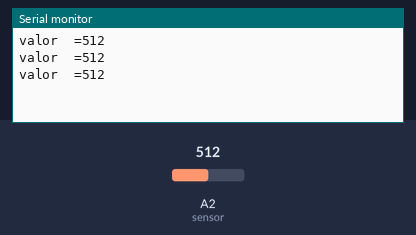
Bench run of a sketch on a simulated Arduino Uno, built with avr-gcc and run on an emulated ATmega328P. Shown: the last lines printed to the serial monitor. The test bench sets the inputs (shaded band); at power-on: A2 (sensor) = 512.

Above: at 1.3 s.
1.4 s: A2 (sensor) set to 716
At 1.9 s:
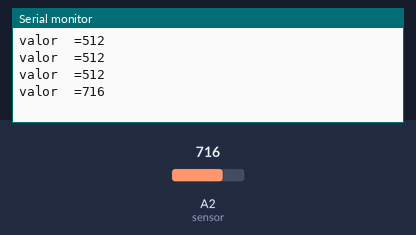
2.9 s: A2 (sensor) set to 900
At 3.4 s:
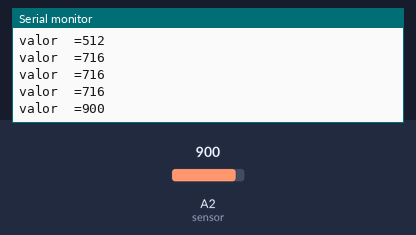
Timing chart, 0 to 5.9 s (numbered marks = the images above; inputs shaded):
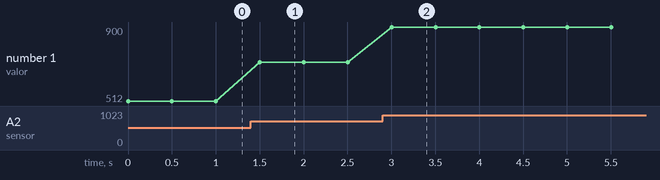

The sketch:

p12.ino
```cpp
int sensor = 2;
void setup(){
  Serial.begin(9600);
}
int v;
void loop(){
  v = analogRead(sensor);
  Serial.println("valor  ="+ String(v));
  delay(500);
}
```

Measured:
- after the input at 1.4 s, the serial monitor: prints a new line after 0.10 s (image 1)
- after the input at 2.9 s, the serial monitor: prints a new line after 0.10 s (image 2)
- plotted number 1: 512 → 716 after the input at 1.4 s, 716 → 900 after the input at 2.9 s
